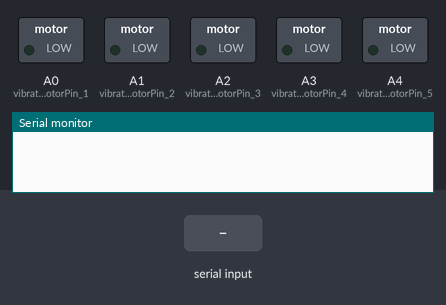
Simulated run of this sketch. Board: Arduino Uno, built with avr-gcc and run on an emulated ATmega328P. On the bench: switched loads named in the sketch (green lamp = pin HIGH), the last lines printed to the serial monitor. The inputs (shaded band) are chosen by the test bench.

Above: at 1.2 s.
1.3 s: "0" received over the second serial link
At 1.8 s:
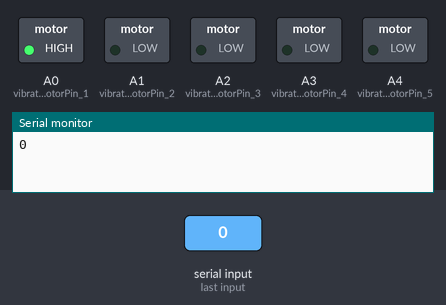
3.4 s: "1" received over the second serial link
At 3.9 s:
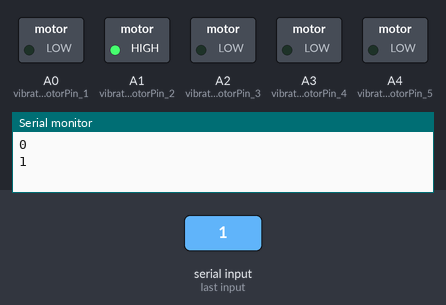
5.5 s: "2" received over the second serial link
At 6.0 s:
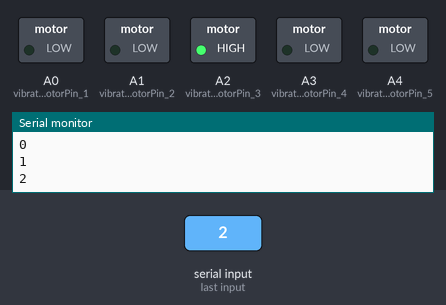
7.6 s: "3" received over the second serial link
At 8.1 s:
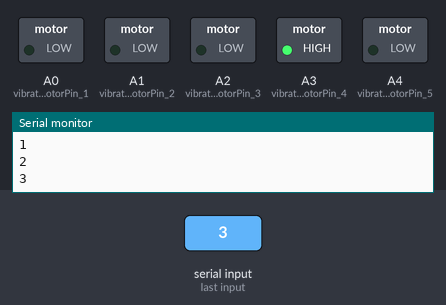
9.7 s: "4" received over the second serial link
At 10.1 s:
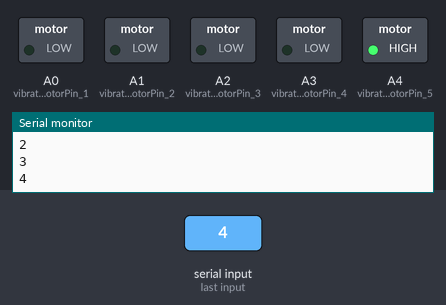
Timing chart, 0 to 12.7 s (numbered marks = the images above; inputs shaded):
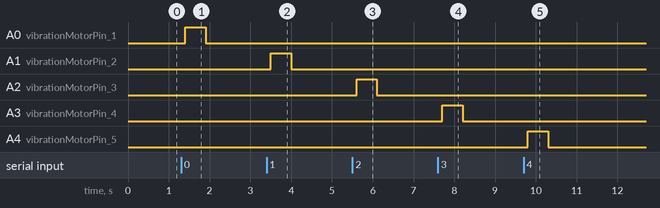

The sketch:

arduino_code.ino
```cpp
#include <SoftwareSerial.h>

SoftwareSerial BT(8, 9);
#define vibrationMotorPin_1 A0
#define vibrationMotorPin_2 A1
#define vibrationMotorPin_3 A2
#define vibrationMotorPin_4 A3
#define vibrationMotorPin_5 A4
int sec = 5;

void setup() {
  pinMode(vibrationMotorPin_1, OUTPUT);
  pinMode(vibrationMotorPin_2, OUTPUT);
  pinMode(vibrationMotorPin_3, OUTPUT);
  pinMode(vibrationMotorPin_4, OUTPUT);
  pinMode(vibrationMotorPin_5, OUTPUT);
  Serial.begin(9600);
  BT.begin(9600);
  // BT.setTimeout(1000);
}

void loop() {


  if(BT.available()){

    char cmd = BT.read();
    delay(100);
    Serial.println(cmd);

    sec = 0;

    if (cmd == '0')
    {
      digitalWrite(vibrationMotorPin_1, HIGH);
    }
    else if (cmd == '1')
    {
      digitalWrite(vibrationMotorPin_2, HIGH);
    }
    else if (cmd == '2')
    {
      digitalWrite(vibrationMotorPin_3, HIGH);
    }
    else if (cmd == '3') {
      digitalWrite(vibrationMotorPin_4, HIGH);
    }
    else if (cmd == '4')
    {
      digitalWrite(vibrationMotorPin_5, HIGH);
    }

    // // Serial.flush();
    // BT.flush();

  }else{
    // Serial.println(BT.available());
    if(sec == 5){
      digitalWrite(vibrationMotorPin_1, LOW);
      digitalWrite(vibrationMotorPin_2, LOW);
      digitalWrite(vibrationMotorPin_3, LOW);
      digitalWrite(vibrationMotorPin_4, LOW);
      digitalWrite(vibrationMotorPin_5, LOW);
    }
    else{
      sec = sec + 1;
    }
    delay(100);
  }

}
```

Measured:
- after the input at 1.3 s, A0 (vibrationMotorPin_1): LOW → HIGH after 0.10 s, → LOW 0.50 s later
- after the input at 3.4 s, A1 (vibrationMotorPin_2): LOW → HIGH after 0.10 s, → LOW 0.50 s later
- after the input at 5.5 s, A2 (vibrationMotorPin_3): LOW → HIGH after 0.10 s, → LOW 0.50 s later
- after the input at 7.6 s, A3 (vibrationMotorPin_4): LOW → HIGH after 0.10 s, → LOW 0.50 s later
- after the input at 9.7 s, A4 (vibrationMotorPin_5): LOW → HIGH after 0.10 s, → LOW 0.50 s later
